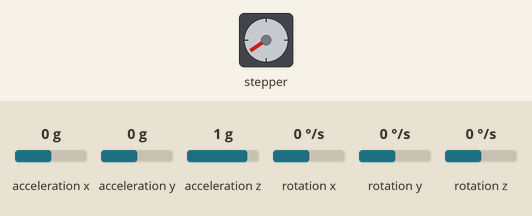
Simulated run of this sketch. Board: Arduino Nano 33 BLE. On the bench: stepper motor. Wiring (inferred from the names in the program): stepper motor driver (200 steps per turn assumed): step D6; direction D5. The test bench sets the inputs (shaded band); at power-on: acceleration x 0 g, acceleration y 0 g, acceleration z 1 g, rotation x 0 °/s, rotation y 0 °/s, rotation z 0 °/s. What the sketch prints to the serial monitor is not drawn.

Above: at 1.2 s.
1.3 s: acceleration x set to -1.4 g
At 1.66 s:
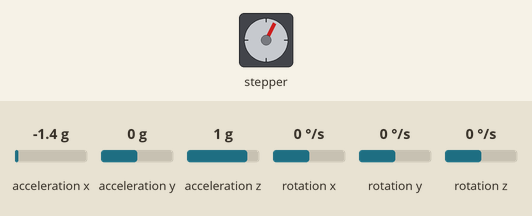
4.3 s: acceleration y set to -1.4 g
At 4.97 s:
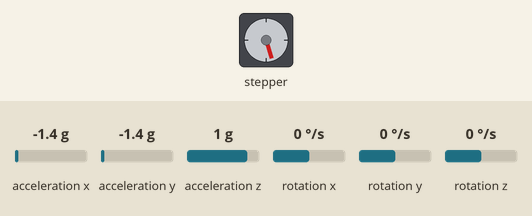
7.3 s: acceleration x set to 0 g
At 7.68 s:
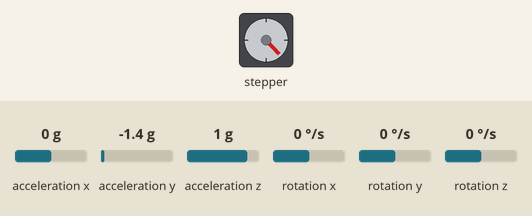
Timing chart, 0 to 19.3 s (numbered marks = the images above; inputs shaded):
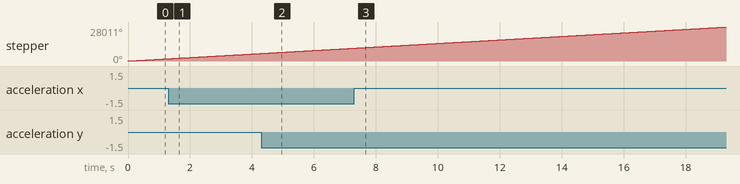

The sketch:

Spin_Spin.ino
```cpp
// Define the pins for this
#define dirPin    5
#define stepPin   6
#define dirPin_L  7
#define stepPin_L 8

//Add support for the radio.

int led = 13;
#define stepsPerRevolution 200   //This will depend on a few other things
#define MICRO_RATIO 1.0  //How much microstepping
#include "NRF52_MBED_TimerInterrupt.h"
#include <Arduino_LSM9DS1.h>
#include <math.h>


NRF52_MBED_Timer ITimer0(NRF_TIMER_3); //What does this do?

//Parameters for controlling the stepper motors
volatile uint32_t preMillisTimer0 = 0;
static bool toggle0 = false;
volatile int Steps=0;  //The number of steps taken by the controller
volatile int Steps_L=0;  //The number of steps taken by the controller

volatile float Right_Motor_Speed=0.0; //The speed of the right motor
volatile float Left_Motor_Speed=0.0; //The speed of the right motor

volatile int Right_Motor_Steps=0; //How many steps the right motor has taken
volatile int Left_Motor_Steps=0; //How many steps the right motor has taken

bool Right_Step_Mem=0;  //Whether the step pin is high or low
bool Left_Step_Mem=0;

volatile float ticks_per_step;
volatile float ticks_per_step_L;


#define TIMER0_FREQ_HZ       100000.00 //55555.555  //  5555.555


void TimerHandler0()  //I could put this all in the main loop?  but it seems better to use the interupts
{

  //Could there be something bad here about low speed operation?  Or switching directions frequently?
  Steps++;
  //Right motor //Just need to know the rate that this is running at to compute the speed
  //if Right_Motor_Speed
  if (abs(Right_Motor_Speed)>.01) {
        ticks_per_step=TIMER0_FREQ_HZ/(MICRO_RATIO*2.0*abs(Right_Motor_Speed)*stepsPerRevolution/60.0);

        //What could I do?  If sign switchs, reset to 0?  that seems logical? Or count up and down the
    if (Steps>(ticks_per_step)) { //If it is time to advance the motor
      if (Right_Motor_Speed>0.0) {
          digitalWrite(dirPin,HIGH);//  Spin Backwards
          Right_Motor_Steps=Right_Motor_Steps+1; //Increment the steps
      }
      else {
          digitalWrite(dirPin,LOW);//   Spin forwards
          Right_Motor_Steps=Right_Motor_Steps-1; //Incrememnt the steps
      }
      Right_Step_Mem =!Right_Step_Mem; //Switch to the other sign
      digitalWrite(stepPin,Right_Step_Mem);//
      Steps=0;
      //digitalWrite(stepPin,LOW);//   //could try finding the minimum delay needed by the stepper?
    }
  }

  //Repeat everything for the left motor
  Steps_L++;
  if (abs(Left_Motor_Speed)>.01) {
        ticks_per_step=TIMER0_FREQ_HZ/(MICRO_RATIO*2.0*abs(Left_Motor_Speed)*stepsPerRevolution/60.0);

    if (Steps_L>(ticks_per_step)) { //If it is time to advance the motor
      if (Left_Motor_Speed>0.0) {
          digitalWrite(dirPin_L,HIGH);//  Spin Backwards
          Left_Motor_Steps=Left_Motor_Steps+1; //Incrememnt the steps
      }
      else {
          digitalWrite(dirPin_L,LOW);//   Spin forwards
          Left_Motor_Steps=Left_Motor_Steps-1; //Incrememnt the steps
      }
      Left_Step_Mem =!Left_Step_Mem; //Switch the voltage on the step pin to the opposite
      digitalWrite(stepPin_L,Left_Step_Mem);
      Steps_L=0;
      //digitalWrite(stepPin,LOW);//   //could try finding the minimum delay needed by the stepper?
    }
  }

}


void RGB(int R, int G, int B) { digitalWrite(22, R); digitalWrite(23, G); digitalWrite(24, B); }


void setup() {
  // put your setup code here, to run once:

   pinMode(stepPin, OUTPUT);
   pinMode(dirPin, OUTPUT);
    // put your main code here, to run repeatedly:
  Serial.begin(115200);
  //while (!Serial);
  Serial.println("Started");

  pinMode(stepPin, OUTPUT);
  pinMode(dirPin, OUTPUT);

  if (!IMU.begin()) {
    Serial.println("Failed to initialize IMU!");
    while (1);
  }

  Serial.print("Accelerometer sample rate = ");
  Serial.print(IMU.accelerationSampleRate());
  Serial.println(" Hz");
  Serial.println();
  Serial.println("Acceleration in G's");
  Serial.println("X\tY\tZ");

  // Set up the interupts to run the motor. Frequency in float Hz
    if (ITimer0.attachInterrupt(TIMER0_FREQ_HZ, TimerHandler0))
    {
      Serial.print(F("Starting ITimer0 OK, millis() = ")); Serial.println(millis());
    }
    else
      Serial.println(F("Can't set ITimer0. Select another freq. or timer"));

}

long t;
long t_switch=0;
long t_min=600;
long last_t;
double dt=10.0/1000.0; //Time gap
double tilt=0.0;
double accel_all=0.0;
unsigned long currentMillis = millis();                     //  Update current time
float Pend_Angle=(Right_Motor_Steps%stepsPerRevolution)*360.0/(stepsPerRevolution*1.0);
float Angle_Des=0.0;
float Max_Speed=500.0; //Maximum Speed in RPMs

void loop() {
  float x, y, z;
  float x_g, y_g, z_g;

  unsigned long currentMillis = millis();                     //  Update current time

  //Measure the available information from the IMU- use the BN0080 to get these estimates, or just use this?

  if (IMU.gyroscopeAvailable()) {
    IMU.readGyroscope(x_g, y_g, z_g);
  }

  if (IMU.accelerationAvailable()) {
    last_t=t;
    t=millis();
    dt=(t-last_t)/1000.0;
    IMU.readAcceleration(x, y, z);

    //If I have the gravity vector, I can just project it into the vertical plane to get the answer
    //Lots of instability when the disk is flat...

    //if I have the orientation, Could just project the world down vector into local frame

    //IMU.readAcceleration(x, y, z);
    tilt=-atan2(x, y)*180.0/3.14; //The angle with the Z plane
    accel_all=sqrt(x*x+y*y+z*z);
    //Also compute the "tilt to ground"

  }


  //Manage the Position of the pendulum

  //What sort of controller to use for this thing?  maybe just a bang bang controller?

  Pend_Angle=(Right_Motor_Steps%stepsPerRevolution)*360.0/(stepsPerRevolution*1.0*MICRO_RATIO); //Need to include microstepping here?
  Angle_Des=tilt;
  float Error_Angle=Angle_Des-Pend_Angle;
  float thresh=15.0;
  if (abs(Error_Angle)<thresh){
     //Right_Motor_Speed=0.0;
  } else {
    if (Error_Angle>0){
      //Right_Motor_Speed=Max_Speed;
    } else {
     // Right_Motor_Speed=-Max_Speed;
    }
  }
  Right_Motor_Speed=Max_Speed;
  Serial.print(Right_Motor_Steps);
  Serial.print('\t');
  Serial.print(ticks_per_step);
  Serial.print('\t');
  Serial.print(Angle_Des);
  Serial.print('\t');
  Serial.print(Pend_Angle);
  Serial.print('\t');
  Serial.print(Right_Motor_Speed);
  Serial.print('\t');
  Serial.println(tilt);

  //Device Kinematics


  //Compute the angle of the disk


  //Compute the tilt of the disk


  //The axial angular velocity

  //Control this thing to reach an equilibrium

  //For now, keep the mass at the point of contact


}
```
